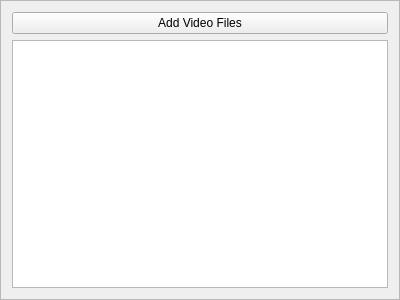
<?xml version="1.0" encoding="UTF-8"?>
<ui version="4.0">
 <class>Frame</class>
 <widget class="QFrame" name="Frame">
  <property name="geometry">
   <rect>
    <x>0</x>
    <y>0</y>
    <width>400</width>
    <height>300</height>
   </rect>
  </property>
  <property name="windowTitle">
   <string>Frame</string>
  </property>
  <property name="frameShape">
   <enum>QFrame::StyledPanel</enum>
  </property>
  <property name="frameShadow">
   <enum>QFrame::Raised</enum>
  </property>
  <layout class="QHBoxLayout" name="horizontalLayout">
   <item>
    <layout class="QVBoxLayout" name="verticalLayout_2">
     <item>
      <widget class="QPushButton" name="pushButton_addVideoFiles">
       <property name="text">
        <string>Add Video Files</string>
       </property>
      </widget>
     </item>
     <item>
      <widget class="QListView" name="listView"/>
     </item>
    </layout>
   </item>
  </layout>
 </widget>
 <resources/>
 <connections/>
</ui>
